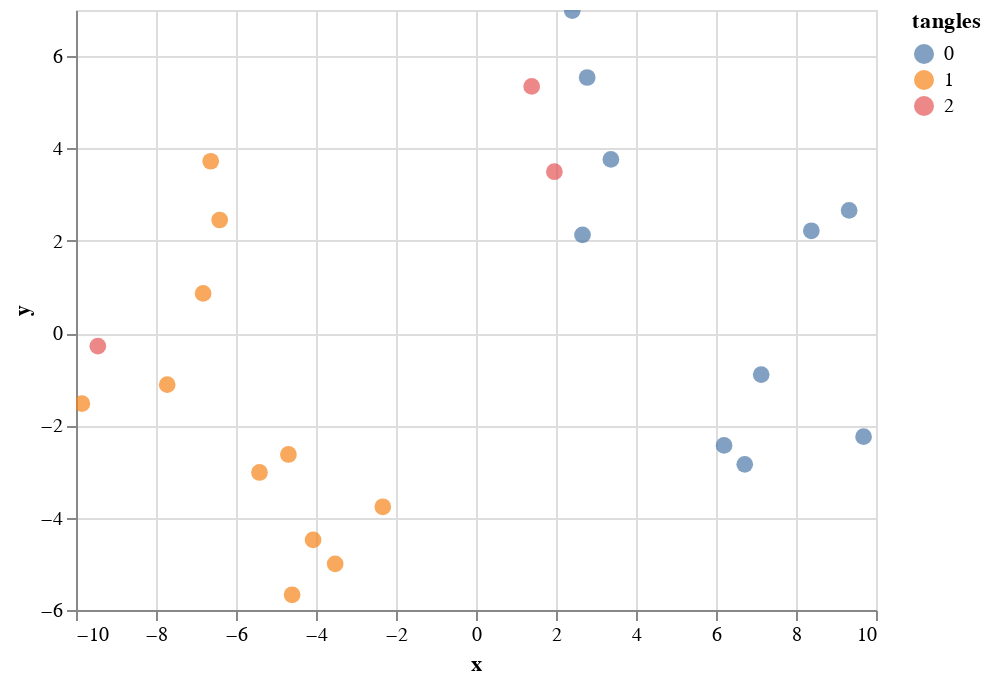
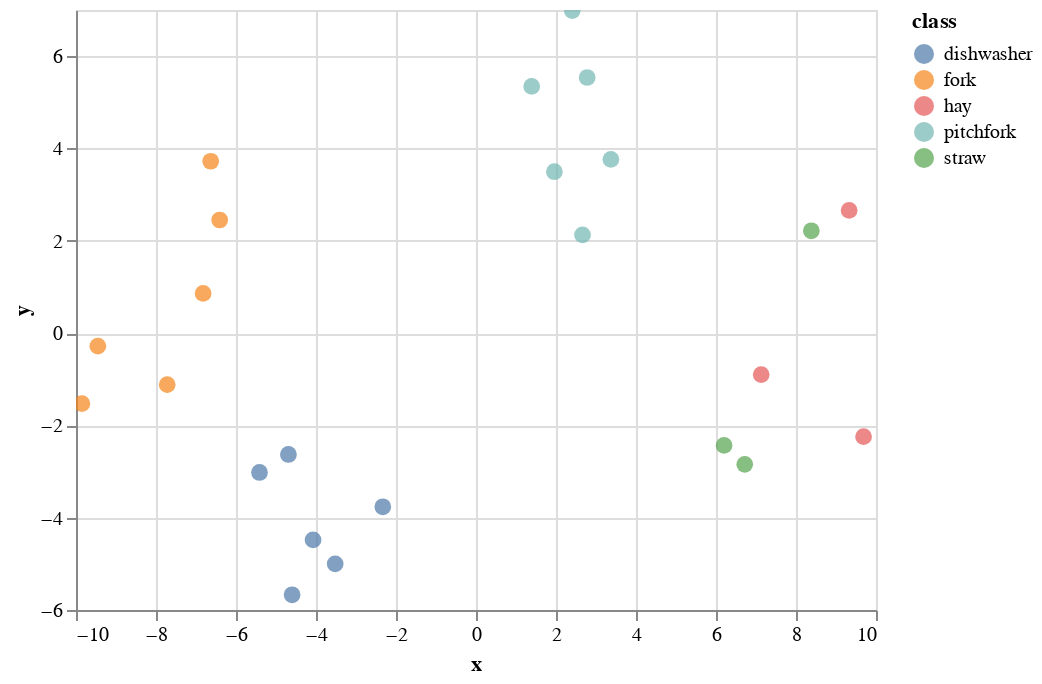

Notebook cell for these charts, in order:
### Code cell
alt.Chart(df_plot).mark_circle(size=70).encode(x="x", y="y", color="tangles:N",tooltip=info_labels).interactive().display()
alt.Chart(df_plot).mark_circle(size=70).encode(x="x", y="y", color="class",tooltip=info_labels).interactive().display()

### Figure 1 — Vega-Lite specification as saved in the notebook (floating-point values rounded to 4 significant figures)
{"config": {"view": {"continuousWidth": 400, "continuousHeight": 300}}, "data": {"name": "data-63ae939aa0e3dcc4cb9f86d75fd50e71"}, "mark": {"type": "circle", "size": 70}, "encoding": {"color": {"type": "nominal", "field": "tangles"}, "tooltip": [{"type": "nominal", "field": "name"}, {"type": "nominal", "field": "imageset"}, {"type": "nominal", "field": "class"}, {"type": "quantitative", "field": "index"}], "x": {"type": "quantitative", "field": "x"}, "y": {"type": "quantitative", "field": "y"}}, "selection": {"selector001": {"type": "interval", "bind": "scales", "encodings": ["x", "y"]}}, "$schema": "https://vega.github.io/schema/vega-lite/v4.8.1.json", "datasets": {"data-63ae939aa0e3dcc4cb9f86d75fd50e71": [{"index": 0, "x": -5.413, "y": -3.02, "tangles": 1, "name": "dishwasher_03s.jpg", "imageset": "thematic", "class": "dishwasher"}, {"index": 1, "x": -4.69, "y": -2.63, "tangles": 1, "name": "dishwasher_05s.jpg", "imageset": "thematic", "class": "dishwasher"}, {"index": 2, "x": -3.521, "y": -5.0, "tangles": 1, "name": "dishwasher_07s.jpg", "imageset": "thematic", "class": "dishwasher"}, {"index": 3, "x": -2.33, "y": -3.764, "tangles": 1, "name": "dishwasher_09s.jpg", "imageset": "thematic", "class": "dishwasher"}, {"index": 4, "x": -4.598, "y": -5.67, "tangles": 1, "name": "dishwasher_10n.jpg", "imageset": "thematic", "class": "dishwasher"}, {"index": 5, "x": -4.073, "y": -4.482, "tangles": 1, "name": "dishwasher_12n.jpg", "imageset": "thematic", "class": "dishwasher"}, {"index": 6, "x": -9.454, "y": -0.2829, "tangles": 2, "name": "fork_03s.jpg", "imageset": "thematic", "class": "fork"}, {"index": 7, "x": -6.822, "y": 0.8597, "tangles": 1, "name": "fork_05s.jpg", "imageset": "thematic", "class": "fork"}, {"index": 8, "x": -7.72, "y": -1.118, "tangles": 1, "name": "fork_06s.jpg", "imageset": "thematic", "class": "fork"}, {"index": 9, "x": -9.852, "y": -1.529, "tangles": 1, "name": "fork_many.jpg", "imageset": "thematic", "class": "fork"}, {"index": 10, "x": -6.408, "y": 2.45, "tangles": 1, "name": "fork_plastic_light.jpg", "imageset": "thematic", "class": "fork"}, {"index": 11, "x": -6.633, "y": 3.723, "tangles": 1, "name": "fork_wood.jpg", "imageset": "thematic", "class": "fork"}, {"index": 12, "x": 9.328, "y": 2.657, "tangles": 0, "name": "hay_02s.jpg", "imageset": "thematic", "class": "hay"}, {"index": 13, "x": 7.13, "y": -0.8994, "tangles": 0, "name": "hay_03s.jpg", "imageset": "thematic", "class": "hay"}, {"index": 14, "x": 9.689, "y": -2.244, "tangles": 0, "name": "hay_10s_cut.jpg", "imageset": "thematic", "class": "hay"}, {"index": 15, "x": 2.406, "y": 6.988, "tangles": 0, "name": "pitchfork_02s.jpg", "imageset": "thematic", "class": "pitchfork"}, {"index": 16, "x": 3.372, "y": 3.763, "tangles": 0, "name": "pitchfork_03s.jpg", "imageset": "thematic", "class": "pitchfork"}, {"index": 17, "x": 2.779, "y": 5.538, "tangles": 0, "name": "pitchfork_04s.jpg", "imageset": "thematic", "class": "pitchfork"}, {"index": 18, "x": 1.959, "y": 3.496, "tangles": 2, "name": "pitchfork_09s.jpg", "imageset": "thematic", "class": "pitchfork"}, {"index": 19, "x": 2.663, "y": 2.127, "tangles": 0, "name": "pitchfork_15s.jpg", "imageset": "thematic", "class": "pitchfork"}, {"index": 20, "x": 1.392, "y": 5.344, "tangles": 2, "name": "pitchfork_16s.jpg", "imageset": "thematic", "class": "pitchfork"}, {"index": 21, "x": 8.384, "y": 2.217, "tangles": 0, "name": "straw_01.jpg", "imageset": "thematic", "class": "straw"}, {"index": 22, "x": 6.202, "y": -2.435, "tangles": 0, "name": "straw_02.jpg", "imageset": "thematic", "class": "straw"}, {"index": 23, "x": 6.719, "y": -2.844, "tangles": 0, "name": "straw_hay_01b.jpg", "imageset": "thematic", "class": "straw"}]}}

### Figure 2 — Vega-Lite specification as saved in the notebook (floating-point values rounded to 4 significant figures)
{"config": {"view": {"continuousWidth": 400, "continuousHeight": 300}}, "data": {"name": "data-63ae939aa0e3dcc4cb9f86d75fd50e71"}, "mark": {"type": "circle", "size": 70}, "encoding": {"color": {"type": "nominal", "field": "class"}, "tooltip": [{"type": "nominal", "field": "name"}, {"type": "nominal", "field": "imageset"}, {"type": "nominal", "field": "class"}, {"type": "quantitative", "field": "index"}], "x": {"type": "quantitative", "field": "x"}, "y": {"type": "quantitative", "field": "y"}}, "selection": {"selector002": {"type": "interval", "bind": "scales", "encodings": ["x", "y"]}}, "$schema": "https://vega.github.io/schema/vega-lite/v4.8.1.json", "datasets": {"data-63ae939aa0e3dcc4cb9f86d75fd50e71": [{"index": 0, "x": -5.413, "y": -3.02, "tangles": 1, "name": "dishwasher_03s.jpg", "imageset": "thematic", "class": "dishwasher"}, {"index": 1, "x": -4.69, "y": -2.63, "tangles": 1, "name": "dishwasher_05s.jpg", "imageset": "thematic", "class": "dishwasher"}, {"index": 2, "x": -3.521, "y": -5.0, "tangles": 1, "name": "dishwasher_07s.jpg", "imageset": "thematic", "class": "dishwasher"}, {"index": 3, "x": -2.33, "y": -3.764, "tangles": 1, "name": "dishwasher_09s.jpg", "imageset": "thematic", "class": "dishwasher"}, {"index": 4, "x": -4.598, "y": -5.67, "tangles": 1, "name": "dishwasher_10n.jpg", "imageset": "thematic", "class": "dishwasher"}, {"index": 5, "x": -4.073, "y": -4.482, "tangles": 1, "name": "dishwasher_12n.jpg", "imageset": "thematic", "class": "dishwasher"}, {"index": 6, "x": -9.454, "y": -0.2829, "tangles": 2, "name": "fork_03s.jpg", "imageset": "thematic", "class": "fork"}, {"index": 7, "x": -6.822, "y": 0.8597, "tangles": 1, "name": "fork_05s.jpg", "imageset": "thematic", "class": "fork"}, {"index": 8, "x": -7.72, "y": -1.118, "tangles": 1, "name": "fork_06s.jpg", "imageset": "thematic", "class": "fork"}, {"index": 9, "x": -9.852, "y": -1.529, "tangles": 1, "name": "fork_many.jpg", "imageset": "thematic", "class": "fork"}, {"index": 10, "x": -6.408, "y": 2.45, "tangles": 1, "name": "fork_plastic_light.jpg", "imageset": "thematic", "class": "fork"}, {"index": 11, "x": -6.633, "y": 3.723, "tangles": 1, "name": "fork_wood.jpg", "imageset": "thematic", "class": "fork"}, {"index": 12, "x": 9.328, "y": 2.657, "tangles": 0, "name": "hay_02s.jpg", "imageset": "thematic", "class": "hay"}, {"index": 13, "x": 7.13, "y": -0.8994, "tangles": 0, "name": "hay_03s.jpg", "imageset": "thematic", "class": "hay"}, {"index": 14, "x": 9.689, "y": -2.244, "tangles": 0, "name": "hay_10s_cut.jpg", "imageset": "thematic", "class": "hay"}, {"index": 15, "x": 2.406, "y": 6.988, "tangles": 0, "name": "pitchfork_02s.jpg", "imageset": "thematic", "class": "pitchfork"}, {"index": 16, "x": 3.372, "y": 3.763, "tangles": 0, "name": "pitchfork_03s.jpg", "imageset": "thematic", "class": "pitchfork"}, {"index": 17, "x": 2.779, "y": 5.538, "tangles": 0, "name": "pitchfork_04s.jpg", "imageset": "thematic", "class": "pitchfork"}, {"index": 18, "x": 1.959, "y": 3.496, "tangles": 2, "name": "pitchfork_09s.jpg", "imageset": "thematic", "class": "pitchfork"}, {"index": 19, "x": 2.663, "y": 2.127, "tangles": 0, "name": "pitchfork_15s.jpg", "imageset": "thematic", "class": "pitchfork"}, {"index": 20, "x": 1.392, "y": 5.344, "tangles": 2, "name": "pitchfork_16s.jpg", "imageset": "thematic", "class": "pitchfork"}, {"index": 21, "x": 8.384, "y": 2.217, "tangles": 0, "name": "straw_01.jpg", "imageset": "thematic", "class": "straw"}, {"index": 22, "x": 6.202, "y": -2.435, "tangles": 0, "name": "straw_02.jpg", "imageset": "thematic", "class": "straw"}, {"index": 23, "x": 6.719, "y": -2.844, "tangles": 0, "name": "straw_hay_01b.jpg", "imageset": "thematic", "class": "straw"}]}}
